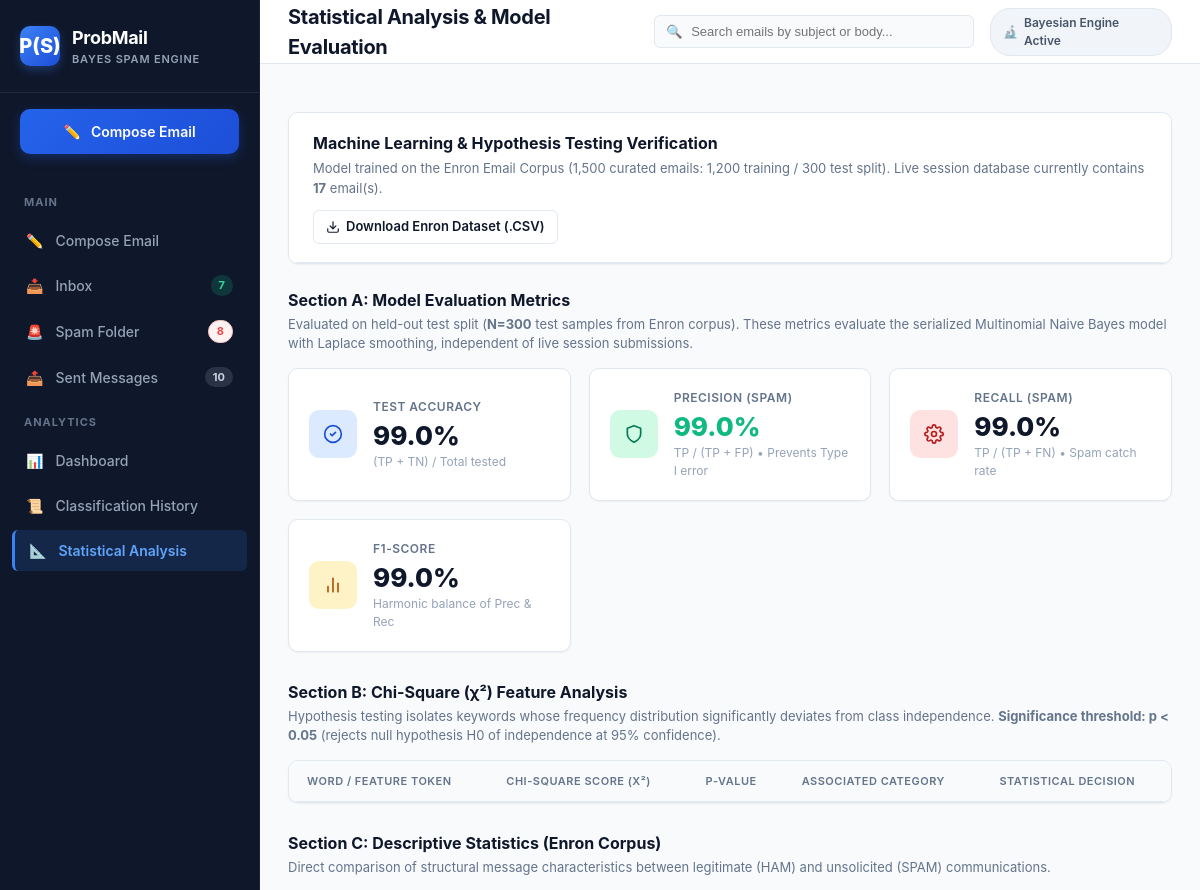
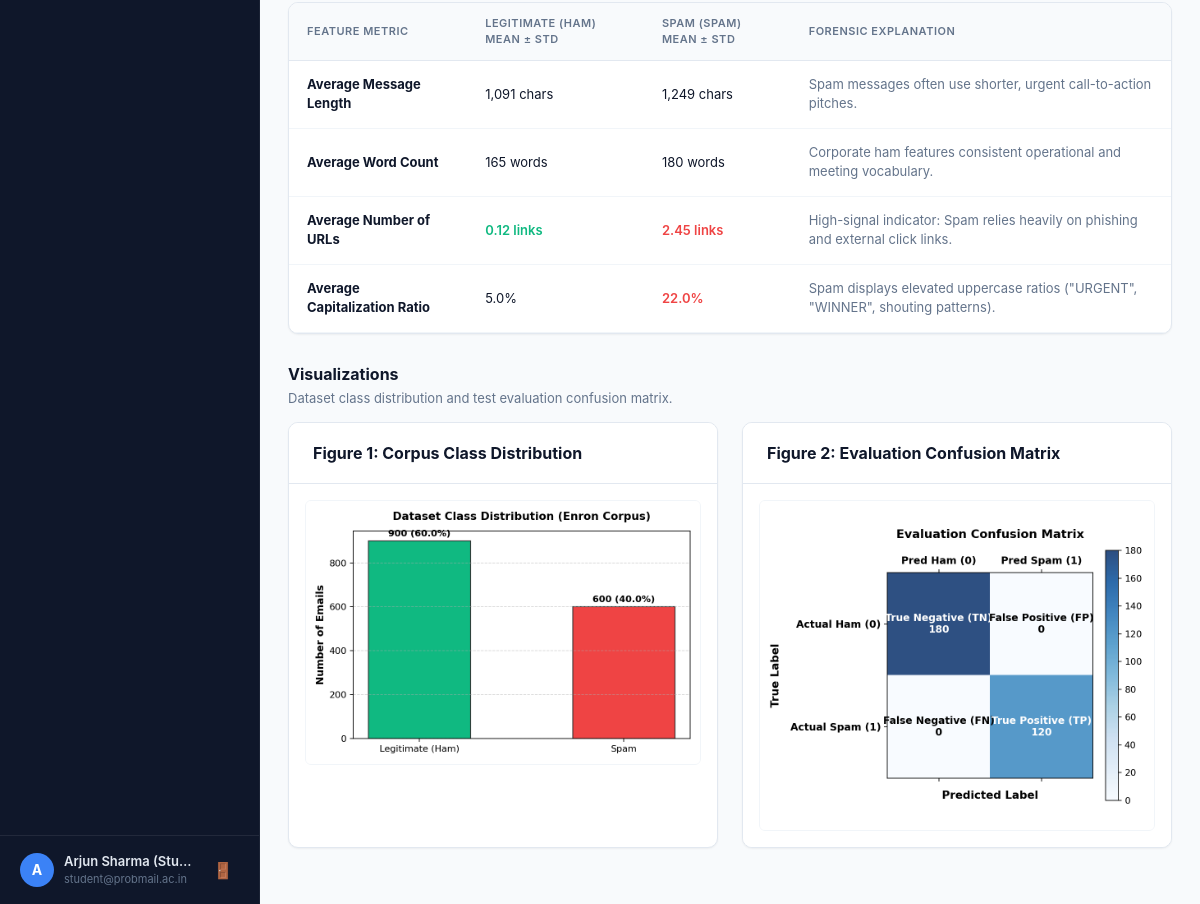
The app's page /statistics (signed in) with its own data (2 pictures, top to bottom).
### tables this page shows
CREATE TABLE users (
        id INTEGER PRIMARY KEY AUTOINCREMENT,
        name TEXT NOT NULL,
        email TEXT UNIQUE NOT NULL,
        password TEXT NOT NULL,
        created_at TIMESTAMP DEFAULT CURRENT_TIMESTAMP
    );

### app.py (the view)
@app.route("/statistics")
@login_required
def statistics_page():
    metadata = classifier.get_metadata()
    system_stats = EmailModel.get_system_stats()
    return render_template(
        "statistics.html",
        active_page="statistics",
        eval_metrics=metadata.get("eval_metrics", {}),
        chi2_results=metadata.get("chi2_results", {}),
        dataset_stats=metadata.get("dataset_stats", {}),
        system_stats=system_stats,
        training_samples=metadata.get("training_samples", 1200),
        testing_samples=metadata.get("testing_samples", 300)
    )

### templates/statistics.html (shortened to what this page needs)
{% extends "base.html" %}
{% block page_title %}Statistical Analysis & Model Evaluation{% endblock %}
{% block content %}
<div class="card mb-4">
    <div class="card-header" style="display: flex; justify-content: space-between; align-items: center; flex-wrap: wrap; gap: 12px;">
        <div>
            <h2 class="card-title">Machine Learning & Hypothesis Testing Verification</h2>
            <p class="card-subtitle">
                Model trained on the Enron Email Corpus (1,500 curated emails: 1,200 training / 300 test split).
                Live session database currently contains <strong>{{ system_stats.total_processed }}</strong> email(s).
            </p>
        </div>
        <a href="{{ url_for('download_dataset') }}" class="btn-secondary btn-sm">
            <svg width="14" height="14" viewBox="0 0 24 24" fill="none" stroke="currentColor" stroke-width="2" stroke-linecap="round" stroke-linejoin="round">
                <path d="M21 15v4a2 2 0 0 1-2 2H5a2 2 0 0 1-2-2v-4"/>
                <polyline points="7 10 12 15 17 10"/>
                <line x1="12" y1="15" x2="12" y2="3"/>
            </svg>
            <span>Download Enron Dataset (.CSV)</span>
        </a>
    </div>
</div>
<div class="section-container">
    <div class="section-header-block">
        <h3 class="section-title">Section A: Model Evaluation Metrics</h3>
        <p class="section-desc">
            Evaluated on held-out test split (<strong>N={{ testing_samples }}</strong> test samples from Enron corpus). These metrics evaluate the serialized Multinomial Naive Bayes model with Laplace smoothing, independent of live session submissions.
        </p>
    </div>
    <div class="kpi-grid">
        <div class="kpi-card">
            <div class="kpi-icon-wrap kpi-blue">
                <svg width="20" height="20" viewBox="0 0 24 24" fill="none" stroke="currentColor" stroke-width="2" stroke-linecap="round" stroke-linejoin="round">
                    <circle cx="12" cy="12" r="10"/>
                    <path d="m9 12 2 2 4-4"/>
                </svg>
            </div>
            <div class="kpi-data">
                <div class="kpi-title">Test Accuracy</div>
                <div class="kpi-number">{{ eval_metrics.get('accuracy_pct', 99.0) }}%</div>
                <div class="kpi-caption">(TP + TN) / Total tested</div>
            </div>
        </div>
        <div class="kpi-card">
            <div class="kpi-icon-wrap kpi-green">
                <svg width="20" height="20" viewBox="0 0 24 24" fill="none" stroke="currentColor" stroke-width="2" stroke-linecap="round" stroke-linejoin="round">
                    <path d="M12 22s8-4 8-10V5l-8-3-8 3v7c0 6 8 10 8 10z"/>
                </svg>
            </div>
            <div class="kpi-data">
                <div class="kpi-title">Precision (Spam)</div>
                <div class="kpi-number text-ham">{{ eval_metrics.get('precision_pct', 99.0) }}%</div>
                <div class="kpi-caption">TP / (TP + FP) &bull; Prevents Type I error</div>
            </div>
        </div>
        <div class="kpi-card">
            <div class="kpi-icon-wrap kpi-red">
            </div>
            <div class="kpi-data">
                <div class="kpi-title">Recall (Spam)</div>
                <div class="kpi-number">{{ eval_metrics.get('recall_pct', 99.0) }}%</div>
                <div class="kpi-caption">TP / (TP + FN) &bull; Spam catch rate</div>
            </div>
        </div>
        <div class="kpi-card">
            <div class="kpi-icon-wrap kpi-amber">
                <svg width="20" height="20" viewBox="0 0 24 24" fill="none" stroke="currentColor" stroke-width="2" stroke-linecap="round" stroke-linejoin="round">
                    <line x1="18" y1="20" x2="18" y2="10"/>
                    <line x1="12" y1="20" x2="12" y2="4"/>
                    <line x1="6" y1="20" x2="6" y2="14"/>
                </svg>
            </div>
            <div class="kpi-data">
                <div class="kpi-title">F1-Score</div>
                <div class="kpi-number">{{ eval_metrics.get('f1_score_pct', 99.0) }}%</div>
                <div class="kpi-caption">Harmonic balance of Prec & Rec</div>
            </div>
        </div>
    </div>
</div>
<div class="section-container" style="margin-top: 28px;">
    <div class="section-header-block">
        <h3 class="section-title">Section B: Chi-Square (χ²) Feature Analysis</h3>
        <p class="section-desc">
            Hypothesis testing isolates keywords whose frequency distribution significantly deviates from class independence.
            <strong>Significance threshold: p &lt; 0.05</strong> (rejects null hypothesis H0 of independence at 95% confidence).
        </p>
    </div>
    <div class="card">
        <div class="card-body p-0">
            <div class="table-responsive">
                <table class="app-table" id="chiSquareTable">
                    <thead>
                        <tr>
                            <th>Word / Feature Token</th>
                            <th>Chi-Square Score (χ²)</th>
                            <th>p-value</th>
                            <th>Associated Category</th>
                            <th>Statistical Decision</th>
                        </tr>
                    </thead>
                </table>
            </div>
        </div>
    </div>
</div>
<div class="section-container" style="margin-top: 28px;">
    <div class="section-header-block">
        <h3 class="section-title">Section C: Descriptive Statistics (Enron Corpus)</h3>
        <p class="section-desc">
            Direct comparison of structural message characteristics between legitimate (HAM) and unsolicited (SPAM) communications.
        </p>
    </div>
    <div class="card">
        <div class="card-body p-0">
            <div class="table-responsive">
                <table class="app-table">
                    <thead>
                        <tr>
                            <th>Feature Metric</th>
                            <th>Legitimate (HAM) Mean &plusmn; Std</th>
                            <th>Spam (SPAM) Mean &plusmn; Std</th>
                            <th>Forensic Explanation</th>
                        </tr>
                    </thead>
                    <tbody>
                        <tr>
                            <td><strong>Average Message Length</strong></td>
                            <td>{{ dataset_stats.by_class.ham.char_length.mean if dataset_stats and dataset_stats.by_class else '1,091' }} chars</td>
                            <td>{{ dataset_stats.by_class.spam.char_length.mean if dataset_stats and dataset_stats.by_class else '1,249' }} chars</td>
                            <td class="text-muted text-sm">Spam messages often use shorter, urgent call-to-action pitches.</td>
                        </tr>
                        <tr>
                            <td><strong>Average Word Count</strong></td>
                            <td>{{ dataset_stats.by_class.ham.word_count.mean if dataset_stats and dataset_stats.by_class else '165' }} words</td>
                            <td>{{ dataset_stats.by_class.spam.word_count.mean if dataset_stats and dataset_stats.by_class else '180' }} words</td>
                            <td class="text-muted text-sm">Corporate ham features consistent operational and meeting vocabulary.</td>
                        </tr>
                        <tr>
                            <td><strong>Average Number of URLs</strong></td>
                            <td class="text-ham font-semibold">{{ dataset_stats.by_class.ham.url_count.mean if dataset_stats and dataset_stats.by_class else '0.12' }} links</td>
                            <td class="text-spam font-semibold">{{ dataset_stats.by_class.spam.url_count.mean if dataset_stats and dataset_stats.by_class else '2.45' }} links</td>
                            <td class="text-muted text-sm">High-signal indicator: Spam relies heavily on phishing and external click links.</td>
                        </tr>
                        <tr>
                            <td><strong>Average Capitalization Ratio</strong></td>
                            <td>{{ ((dataset_stats.by_class.ham.capitalization_ratio.mean if dataset_stats and dataset_stats.by_class else 0.05) * 100) | round(1) }}%</td>
                            <td class="text-spam font-semibold">{{ ((dataset_stats.by_class.spam.capitalization_ratio.mean if dataset_stats and dataset_stats.by_class else 0.22) * 100) | round(1) }}%</td>
                            <td class="text-muted text-sm">Spam displays elevated uppercase ratios ("URGENT", "WINNER", shouting patterns).</td>
                        </tr>
                    </tbody>
                </table>
            </div>
        </div>
    </div>
</div>
<div class="section-container" style="margin-top: 28px;">
    <div class="section-header-block">
        <h3 class="section-title">Visualizations</h3>
        <p class="section-desc">Dataset class distribution and test evaluation confusion matrix.</p>
    </div>
    <div class="charts-row">
        <div class="card chart-card">
            <div class="card-header">
                <h4 class="card-title">Figure 1: Corpus Class Distribution</h4>
            </div>
            <div class="card-body chart-img-wrap">
                <img src="{{ url_for('static', filename='img/class_distribution.png') }}"
                     alt="Corpus Class Distribution" class="publication-chart">
            </div>
        </div>
        <div class="card chart-card">
            <div class="card-header">
                <h4 class="card-title">Figure 2: Evaluation Confusion Matrix</h4>
            </div>
            <div class="card-body chart-img-wrap">
                <img src="{{ url_for('static', filename='img/confusion_matrix.png') }}"
                     alt="Model Confusion Matrix" class="publication-chart">
            </div>
        </div>
    </div>
</div>
{% endblock %}

### templates/base.html (shortened to what this page needs)
<!DOCTYPE html>
<html lang="en">
<head>
    <link rel="stylesheet" href="{{ url_for('static', filename='css/style.css') }}">
</head>
<body>
    <div class="app-container">
        <aside class="sidebar">
            <div class="sidebar-header">
                <div class="logo-container">
                    <div class="logo-badge">P(S)</div>
                    <div>
                        <div class="logo-title">ProbMail</div>
                        <div class="logo-subtitle">Bayes Spam Engine</div>
                    </div>
                </div>
            </div>
            <div class="compose-cta">
                <a href="{{ url_for('compose_email') }}" class="btn-compose">
                    <span>✏️</span> Compose Email
                </a>
            </div>
            <nav class="sidebar-nav">
                <div class="nav-section-title">Main</div>
                <a href="{{ url_for('compose_email') }}" class="nav-item {% if active_page == 'compose' %}active{% endif %}">
                    <div class="nav-item-left">
                        <span>✏️</span> <span>Compose Email</span>
                    </div>
                </a>
                <a href="{{ url_for('inbox') }}" class="nav-item {% if active_page == 'inbox' %}active{% endif %}">
                    <div class="nav-item-left">
                        <span>📥</span> <span>Inbox</span>
                    </div>
                    {% if folder_counts and folder_counts.inbox_total > 0 %}
                    <span id="sidebarBadgeInbox" class="nav-badge badge-inbox">{{ folder_counts.inbox_total }}</span>
                    {% else %}
                    <span id="sidebarBadgeInbox" class="nav-badge badge-inbox" style="display: none;">0</span>
                    {% endif %}
                </a>
                <a href="{{ url_for('spam_folder') }}" class="nav-item {% if active_page == 'spam' %}active{% endif %}">
                    <div class="nav-item-left">
                        <span>🚨</span> <span>Spam Folder</span>
                    </div>
                    {% if folder_counts and folder_counts.spam_total > 0 %}
                    <span id="sidebarBadgeSpam" class="nav-badge badge-spam">{{ folder_counts.spam_total }}</span>
                    {% else %}
                    <span id="sidebarBadgeSpam" class="nav-badge badge-spam" style="display: none;">0</span>
                    {% endif %}
                </a>
                <a href="{{ url_for('sent_folder') }}" class="nav-item {% if active_page == 'sent' %}active{% endif %}">
                    <div class="nav-item-left">
                        <span>📤</span> <span>Sent Messages</span>
                    </div>
                    {% if folder_counts and folder_counts.sent_total > 0 %}
                    <span id="sidebarBadgeSent" class="nav-badge" style="background: rgba(148, 163, 184, 0.2); color: #cbd5e1;">{{ folder_counts.sent_total }}</span>
                    {% else %}
                    <span id="sidebarBadgeSent" class="nav-badge" style="background: rgba(148, 163, 184, 0.2); color: #cbd5e1; display: none;">0</span>
                    {% endif %}
                </a>
                <div class="nav-section-title">Analytics</div>
                <a href="{{ url_for('dashboard') }}" class="nav-item {% if active_page == 'dashboard' %}active{% endif %}">
                    <div class="nav-item-left">
                        <span>📊</span> <span>Dashboard</span>
                    </div>
                </a>
                <a href="{{ url_for('classification_history') }}" class="nav-item {% if active_page == 'history' %}active{% endif %}">
                    <div class="nav-item-left">
                        <span>📜</span> <span>Classification History</span>
                    </div>
                </a>
                <a href="{{ url_for('statistics_page') }}" class="nav-item {% if active_page == 'statistics' %}active{% endif %}">
                    <div class="nav-item-left">
                        <span>📐</span> <span>Statistical Analysis</span>
                    </div>
                </a>
            </nav>
            <div class="sidebar-footer">
                <div class="user-profile-brief">
                    <div class="user-avatar">{{ (session.get('user_name', 'U'))[0] | upper }}</div>
                    <div>
                        <div class="user-name-small">{{ session.get('user_name', 'User') }}</div>
                        <div class="user-email-small">{{ session.get('user_email', '') }}</div>
                    </div>
                </div>
                <a href="{{ url_for('logout') }}" class="btn-logout" title="Logout">🚪</a>
            </div>
        </aside>
        <main class="main-content">
            <header class="top-navbar">
                <div class="top-navbar-left">
                    <h1 class="page-title">{% block page_title %}Dashboard{% endblock %}</h1>
                </div>
                <div class="top-navbar-right">
                    <div class="search-box-container">
                        <span class="search-icon">🔍</span>
                        <input type="text" id="liveSearchInput" class="search-input" placeholder="Search emails by subject or body..." value="{{ search_query or '' }}">
                    </div>
                    <div class="academic-badge">
                        <span>🔬</span> Bayesian Engine Active
                    </div>
                </div>
            </header>
            <div class="content-body">
                {% block content %}{% endblock %}
            </div>
        </main>
    </div>
</body>
</html>

### records on screen
users: name "A", get "Arjun Sharma (Stu…", get "student@probmail.ac.in"

### other values on screen
{{ folder_counts.inbox_total }} "7"
{{ folder_counts.spam_total }} "8"
{{ folder_counts.sent_total }} "10"
{{ system_stats.total_processed }} "17"
{{ testing_samples }} "300"
{{ eval_metrics.get('accuracy_pct', 99.0) }} "99.0"
{{ eval_metrics.get('precision_pct', 99.0) }} "99.0"
{{ eval_metrics.get('recall_pct', 99.0) }} "99.0"
{{ eval_metrics.get('f1_score_pct', 99.0) }} "99.0"
